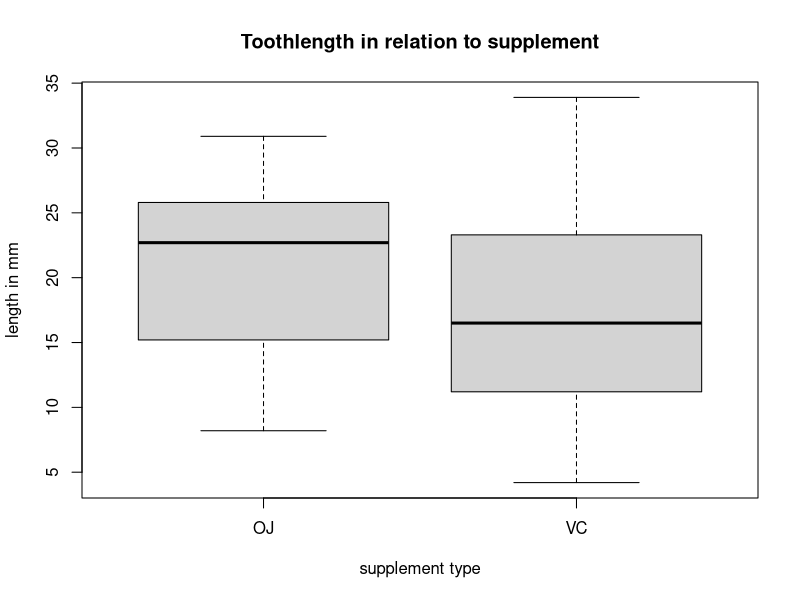
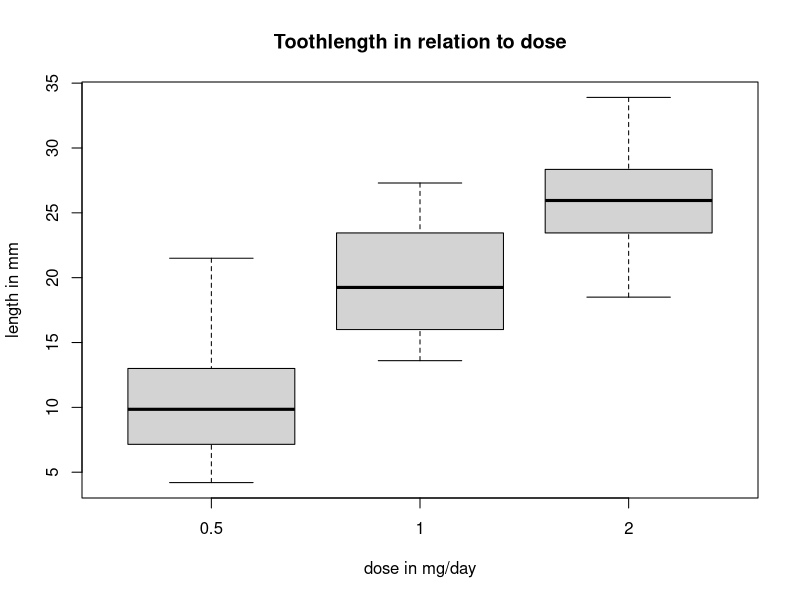
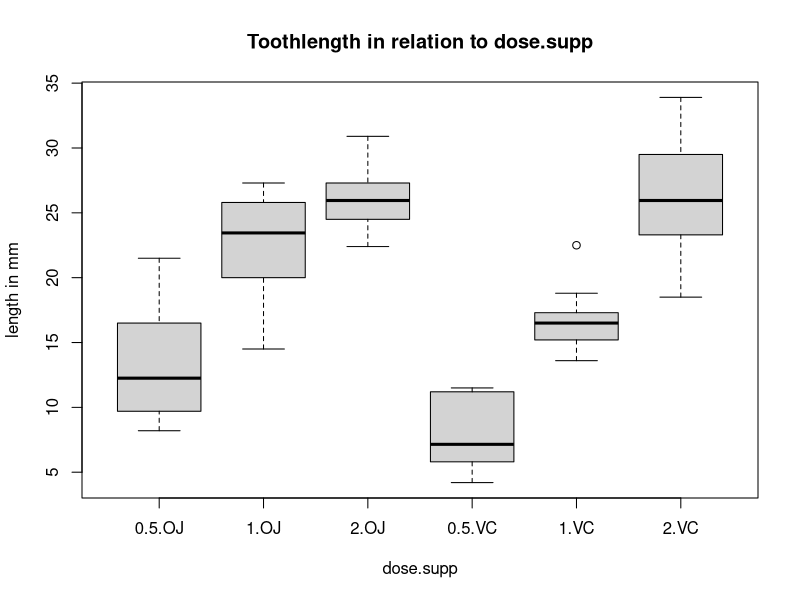

Source code (R) for these figures, in order:
## ---- chunk 1
knitr::opts_chunk$set(echo = TRUE)
## ---- chunk 2
library(datasets)
ds <- ToothGrowth
## ---- chunk 3
head(ds)
tail(ds)
str(ds)
## ---- chunk 4
summary(ds)
## ---- chunk 5
boxplot(ds$len~ds$supp, main="Toothlength in relation to supplement",
              ylab="length in mm", xlab="supplement type")
## ---- chunk 6
t.test(ds$len ~ ds$supp)
## ---- chunk 7
boxplot(ds$len~ds$dose, main="Toothlength in relation to dose", 
              ylab="length in mm", xlab="dose in mg/day")
## ---- chunk 8
t.test(ds$len,ds$dose)
## ---- chunk 9
boxplot(ds$len ~ interaction(ds$dose,ds$supp), main="Toothlength in relation to dose.supp", 
              ylab="length in mm", xlab="dose.supp")

## ---- chunk 10
dose05_OJ <- subset(ds,ds$dose==.5 & ds$supp=="OJ")
dose05_VC <- subset(ds,ds$dose==.5 & ds$supp=="VC")
dose1_OJ <- subset(ds,ds$dose==1 & ds$supp=="OJ")
dose1_VC <- subset(ds,ds$dose==1 & ds$supp=="VC")
dose2_OJ <- subset(ds,ds$dose==2 & ds$supp=="OJ")
dose2_VC <- subset(ds,ds$dose==2 & ds$supp=="VC")
## ---- chunk 11
dose05 <- subset(ds,ds$dose==.5)
dose1 <- subset(ds,ds$dose==1)
dose2 <- subset(ds,ds$dose==2)
## ---- chunk 12
t.test(dose05_OJ$len,dose05_VC$len)
## ---- chunk 13
t.test(dose1_OJ$len,dose1_VC$len)
## ---- chunk 14
t.test(dose2_OJ$len,dose2_VC$len)
## ---- chunk 15
t.test(dose05$len,dose1$len)
## ---- chunk 16
t.test(dose1$len,dose2$len)
